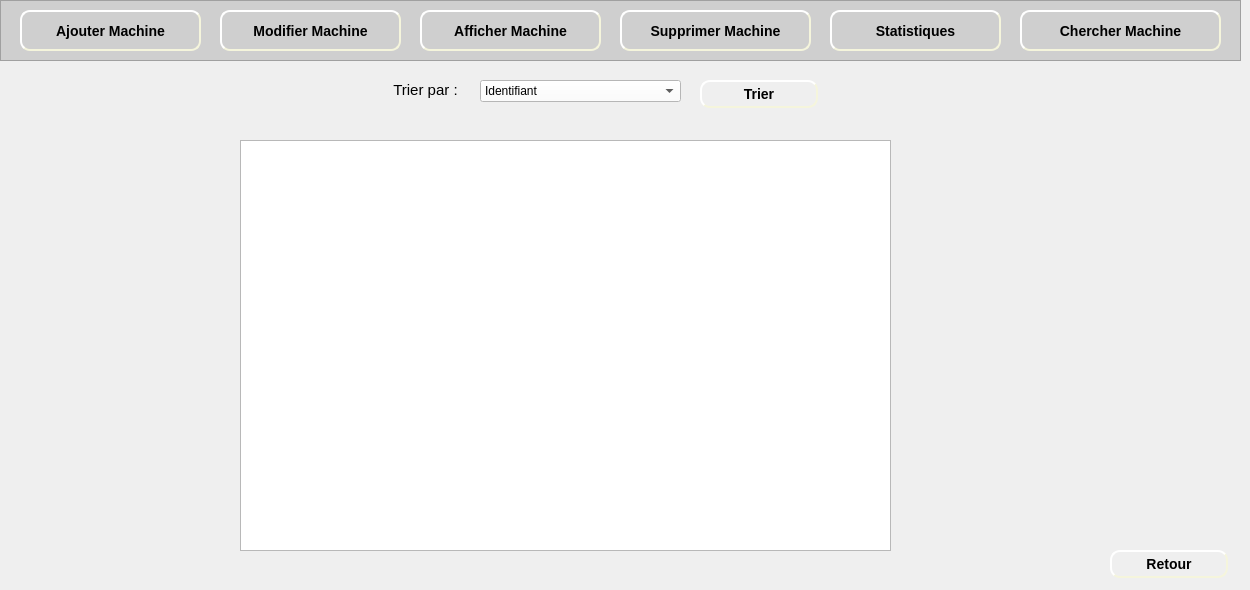
    <widget class="QWidget" name="page_10">
     <widget class="QFrame" name="frame_9">
      <property name="geometry">
       <rect>
        <x>0</x>
        <y>0</y>
        <width>1241</width>
        <height>61</height>
       </rect>
      </property>
      <property name="styleSheet">
       <string notr="true">background-color: rgb(207, 207, 207);</string>
      </property>
      <property name="frameShape">
       <enum>QFrame::StyledPanel</enum>
      </property>
      <property name="frameShadow">
       <enum>QFrame::Raised</enum>
      </property>
      <widget class="QPushButton" name="pushButton_ajouterMachine_5">
       <property name="geometry">
        <rect>
         <x>20</x>
         <y>10</y>
         <width>181</width>
         <height>41</height>
        </rect>
       </property>
       <property name="styleSheet">
        <string notr="true">#pushButton_ajouterMachine_5
{
	background-color: rgb(207, 207, 207);
	border-color: beige;
border-style: outset;
  border-width: 2px;
  border-radius: 10px;
  font: bold 14px;
  min-width: 6em;
  padding: 6px;

}
#pushButton_ajouterMachine_5:hover
{
	border-color: blue;
}</string>
       </property>
       <property name="text">
        <string>Ajouter Machine</string>
       </property>
      </widget>
      <widget class="QLabel" name="label_81">
       <property name="geometry">
        <rect>
         <x>30</x>
         <y>20</y>
         <width>21</width>
         <height>21</height>
        </rect>
       </property>
       <property name="text">
        <string/>
       </property>
       <property name="pixmap">
        <pixmap>../Bouttons/ajouMachine-removebg-preview.png</pixmap>
       </property>
       <property name="scaledContents">
        <bool>true</bool>
       </property>
      </widget>
      <widget class="QPushButton" name="pushButton_modifierMachine_5">
       <property name="geometry">
        <rect>
         <x>220</x>
         <y>10</y>
         <width>181</width>
         <height>41</height>
        </rect>
       </property>
       <property name="styleSheet">
        <string notr="true">#pushButton_modifierMachine_5
{
	background-color: rgb(207, 207, 207);
	border-color: beige;
border-style: outset;
  border-width: 2px;
  border-radius: 10px;
  font: bold 14px;
  min-width: 6em;
  padding: 6px;

}
#pushButton_modifierMachine_5:hover
{
	border-color: blue;
}</string>
       </property>
       <property name="text">
        <string>Modifier Machine</string>
       </property>
      </widget>
      <widget class="QLabel" name="label_82">
       <property name="geometry">
        <rect>
         <x>230</x>
         <y>20</y>
         <width>21</width>
         <height>21</height>
        </rect>
       </property>
       <property name="text">
        <string/>
       </property>
       <property name="pixmap">
        <pixmap>../Bouttons/modifier-removebg-preview.png</pixmap>
       </property>
       <property name="scaledContents">
        <bool>true</bool>
       </property>
      </widget>
      <widget class="QPushButton" name="pushButton_afficherMachine_4">
       <property name="geometry">
        <rect>
         <x>420</x>
         <y>10</y>
         <width>181</width>
         <height>41</height>
        </rect>
       </property>
       <property name="styleSheet">
        <string notr="true">#pushButton_afficherMachine_4
{

	border-color: beige;
border-style: outset;
  border-width: 2px;
  border-radius: 10px;
  font: bold 14px;
  min-width: 6em;
  padding: 6px;

}
#pushButton_afficherMachine_4:hover
{
	border-color: blue;
}</string>
       </property>
       <property name="text">
        <string>Afficher Machine</string>
       </property>
      </widget>
      <widget class="QLabel" name="label_83">
       <property name="geometry">
        <rect>
         <x>430</x>
         <y>20</y>
         <width>21</width>
         <height>21</height>
        </rect>
       </property>
       <property name="text">
        <string/>
       </property>
       <property name="pixmap">
        <pixmap>../Bouttons/afficher-removebg-preview.png</pixmap>
       </property>
       <property name="scaledContents">
        <bool>true</bool>
       </property>
      </widget>
      <widget class="QPushButton" name="pushButton_supprimerMachine_4">
       <property name="geometry">
        <rect>
         <x>620</x>
         <y>10</y>
         <width>191</width>
         <height>41</height>
        </rect>
       </property>
       <property name="styleSheet">
        <string notr="true">#pushButton_supprimerMachine_4
{
	background-color: rgb(207, 207, 207);
	border-color: beige;
border-style: outset;
  border-width: 2px;
  border-radius: 10px;
  font: bold 14px;
  min-width: 6em;
  padding: 6px;

}
#pushButton_supprimerMachine_4:hover
{
	border-color: blue;
}</string>
       </property>
       <property name="text">
        <string>Supprimer Machine</string>
       </property>
      </widget>
      <widget class="QLabel" name="label_84">
       <property name="geometry">
        <rect>
         <x>630</x>
         <y>20</y>
         <width>16</width>
         <height>20</height>
        </rect>
       </property>
       <property name="text">
        <string/>
       </property>
       <property name="pixmap">
        <pixmap>../Bouttons/supprimerMachine-removebg-preview.png</pixmap>
       </property>
       <property name="scaledContents">
        <bool>true</bool>
       </property>
      </widget>
      <widget class="QPushButton" name="pushButton_statistiques_4">
       <property name="geometry">
        <rect>
         <x>830</x>
         <y>10</y>
         <width>171</width>
         <height>41</height>
        </rect>
       </property>
       <property name="styleSheet">
        <string notr="true">#pushButton_statistiques_4
{
	background-color: rgb(207, 207, 207);
	border-color: beige;
border-style: outset;
  border-width: 2px;
  border-radius: 10px;
  font: bold 14px;
  min-width: 6em;
  padding: 6px;

}
#pushButton_statistiques_4:hover
{
	border-color: blue;
}</string>
       </property>
       <property name="text">
        <string>Statistiques</string>
       </property>
      </widget>
      <widget class="QLabel" name="label_24">
       <property name="geometry">
        <rect>
         <x>840</x>
         <y>20</y>
         <width>21</width>
         <height>21</height>
        </rect>
       </property>
       <property name="text">
        <string/>
       </property>
       <property name="pixmap">
        <pixmap>../Bouttons/stat-removebg-preview.png</pixmap>
       </property>
       <property name="scaledContents">
        <bool>true</bool>
       </property>
      </widget>
      <widget class="QPushButton" name="pushButton_chercherMachine_4">
       <property name="geometry">
        <rect>
         <x>1020</x>
         <y>10</y>
         <width>201</width>
         <height>41</height>
        </rect>
       </property>
       <property name="styleSheet">
        <string notr="true">#pushButton_chercherMachine_4
{

	border-color: beige;
border-style: outset;
  border-width: 2px;
  border-radius: 10px;
  font: bold 14px;
  min-width: 6em;
  padding: 6px;

}
#pushButton_chercherMachine_4:hover
{
	border-color: blue;
}</string>
       </property>
       <property name="text">
        <string>Chercher Machine</string>
       </property>
      </widget>
      <widget class="QLabel" name="label_109">
       <property name="geometry">
        <rect>
         <x>1030</x>
         <y>20</y>
         <width>21</width>
         <height>21</height>
        </rect>
       </property>
       <property name="text">
        <string/>
       </property>
       <property name="pixmap">
        <pixmap>../Bouttons/consulter-removebg-preview.png</pixmap>
       </property>
       <property name="scaledContents">
        <bool>true</bool>
       </property>
      </widget>
     </widget>
     <widget class="QLabel" name="label_16">
      <property name="geometry">
       <rect>
        <x>0</x>
        <y>60</y>
        <width>1241</width>
        <height>521</height>
       </rect>
      </property>
      <property name="text">
       <string/>
      </property>
      <property name="pixmap">
       <pixmap>../Bouttons/fontFinal.jpg</pixmap>
      </property>
      <property name="scaledContents">
       <bool>true</bool>
      </property>
     </widget>
     <widget class="QLabel" name="label_17">
      <property name="geometry">
       <rect>
        <x>380</x>
        <y>70</y>
        <width>91</width>
        <height>41</height>
       </rect>
      </property>
      <property name="text">
       <string>&lt;html&gt;&lt;head/&gt;&lt;body&gt;&lt;p align=&quot;center&quot;&gt;&lt;span style=&quot; font-size:11pt;&quot;&gt;Trier par :&lt;/span&gt;&lt;/p&gt;&lt;/body&gt;&lt;/html&gt;</string>
      </property>
     </widget>
     <widget class="QComboBox" name="comboBox_triMachine">
      <property name="geometry">
       <rect>
        <x>480</x>
        <y>80</y>
        <width>201</width>
        <height>22</height>
       </rect>
      </property>
      <property name="styleSheet">
       <string notr="true">background-color: rgb(255, 255, 255);</string>
      </property>
      <item>
       <property name="text">
        <string>Identifiant</string>
       </property>
      </item>
      <item>
       <property name="text">
        <string>Nom</string>
       </property>
      </item>
      <item>
       <property name="text">
        <string>Reference</string>
       </property>
      </item>
     </widget>
     <widget class="QTableView" name="tabMachine">
      <property name="geometry">
       <rect>
        <x>240</x>
        <y>140</y>
        <width>651</width>
        <height>411</height>
       </rect>
      </property>
     </widget>
     <widget class="QPushButton" name="pushButton_retour_6">
      <property name="geometry">
       <rect>
        <x>1110</x>
        <y>550</y>
        <width>118</width>
        <height>28</height>
       </rect>
      </property>
      <property name="styleSheet">
       <string notr="true">#pushButton_retour_6
{
	
	border-color: beige;
border-style: outset;
  border-width: 2px;
  border-radius: 10px;
  font: bold 14px;
  min-width: 6em;
  padding: 6px;

}
#pushButton_retour_6:hover
{
	border-color: blue;
}</string>
      </property>
      <property name="text">
       <string>Retour</string>
      </property>
     </widget>
     <widget class="QLabel" name="label_86">
      <property name="geometry">
       <rect>
        <x>1120</x>
        <y>560</y>
        <width>21</width>
        <height>16</height>
       </rect>
      </property>
      <property name="text">
       <string/>
      </property>
      <property name="pixmap">
       <pixmap>../Bouttons/retour-removebg-preview.png</pixmap>
      </property>
      <property name="scaledContents">
       <bool>true</bool>
      </property>
     </widget>
     <widget class="QPushButton" name="pushButton_triMachine">
      <property name="geometry">
       <rect>
        <x>700</x>
        <y>80</y>
        <width>118</width>
        <height>28</height>
       </rect>
      </property>
      <property name="styleSheet">
       <string notr="true">#pushButton_triMachine
{
	
	border-color: beige;
border-style: outset;
  border-width: 2px;
  border-radius: 10px;
  font: bold 14px;
  min-width: 6em;
  padding: 6px;

}
#pushButton_triMachine:hover
{
	border-color: blue;
}</string>
      </property>
      <property name="text">
       <string>Trier</string>
      </property>
     </widget>
    </widget>
